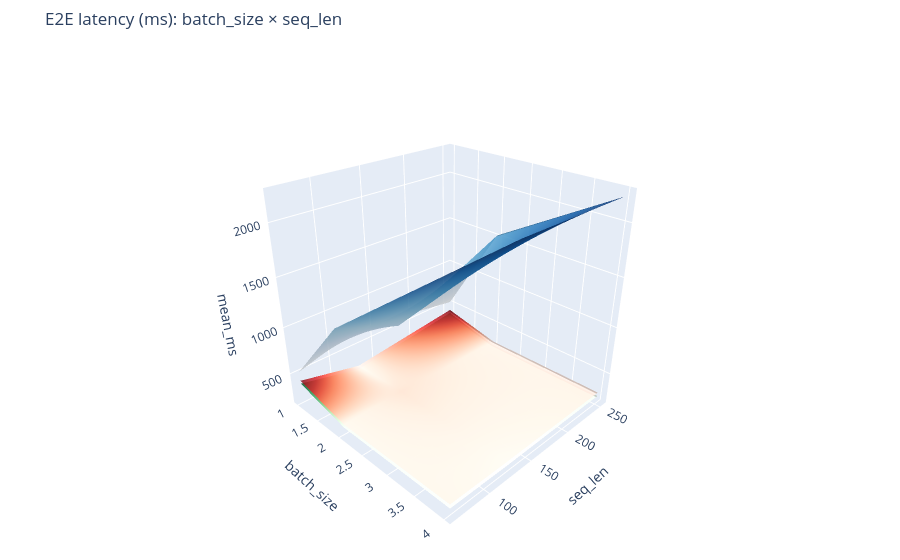

Notebook code for this chart:
### Code cell
# 3D-4: mean latency surface
fig = plot_3d_from_df(
    lat_df, z='mean_ms', mode='surface',
    title='E2E latency (ms): batch_size \u00d7 seq_len',
    show=False,
)
fig.show()

### Figure 1 — Plotly figure (JSON) as saved in the notebook; plotly's stock layout.template omitted (floating-point values rounded to 4 significant figures)
{"data": [{"colorscale": [[0.0, "rgb(247,251,255)"], [0.125, "rgb(222,235,247)"], [0.25, "rgb(198,219,239)"], [0.375, "rgb(158,202,225)"], [0.5, "rgb(107,174,214)"], [0.625, "rgb(66,146,198)"], [0.75, "rgb(33,113,181)"], [0.875, "rgb(8,81,156)"], [1.0, "rgb(8,48,107)"]], "hovertemplate": "batch_size=%{x}<br>seq_len=%{y}<br>mean_ms=%{z:.2f}<extra>AR</extra>", "name": "AR", "opacity": 0.85, "showscale": false, "type": "surface", "x": [1, 2, 4, 8], "y": [64, 128, 256], "z": [[522.2, 1262.0, 2200.0], [701.2, 1015.0, 2230.0], [516.2, 1526.0, 2223.0], [531.5, 1194.0, 2245.0]]}, {"colorscale": [[0.0, "rgb(247,252,245)"], [0.125, "rgb(229,245,224)"], [0.25, "rgb(199,233,192)"], [0.375, "rgb(161,217,155)"], [0.5, "rgb(116,196,118)"], [0.625, "rgb(65,171,93)"], [0.75, "rgb(35,139,69)"], [0.875, "rgb(0,109,44)"], [1.0, "rgb(0,68,27)"]], "hovertemplate": "batch_size=%{x}<br>seq_len=%{y}<br>mean_ms=%{z:.2f}<extra>Discrete</extra>", "name": "Discrete", "opacity": 0.85, "showscale": false, "type": "surface", "x": [1, 2, 4, 8], "y": [64, 128, 256], "z": [[386.4, 241.5, 237.2], [231.5, 237.9, 231.7], [380.1, 235.0, 244.0], [244.8, 242.2, 241.4]]}, {"colorscale": [[0.0, "rgb(255,245,240)"], [0.125, "rgb(254,224,210)"], [0.25, "rgb(252,187,161)"], [0.375, "rgb(252,146,114)"], [0.5, "rgb(251,106,74)"], [0.625, "rgb(239,59,44)"], [0.75, "rgb(203,24,29)"], [0.875, "rgb(165,15,21)"], [1.0, "rgb(103,0,13)"]], "hovertemplate": "batch_size=%{x}<br>seq_len=%{y}<br>mean_ms=%{z:.2f}<extra>Continuous</extra>", "name": "Continuous", "opacity": 0.85, "showscale": false, "type": "surface", "x": [1, 2, 4, 8], "y": [64, 128, 256], "z": [[419.6, 277.3, 279.4], [273.2, 292.7, 275.5], [419.9, 281.4, 283.5], [267.5, 266.8, 275.1]]}], "layout": {"legend": {"x": 0.01, "y": 0.99}, "margin": {"b": 0, "l": 0, "r": 0, "t": 50}, "scene": {"camera": {"eye": {"x": 1.6, "y": -1.6, "z": 1.2}}, "xaxis": {"title": {"text": "batch_size"}}, "yaxis": {"title": {"text": "seq_len"}}, "zaxis": {"title": {"text": "mean_ms"}}}, "title": {"text": "E2E latency (ms): batch_size × seq_len"}}}
